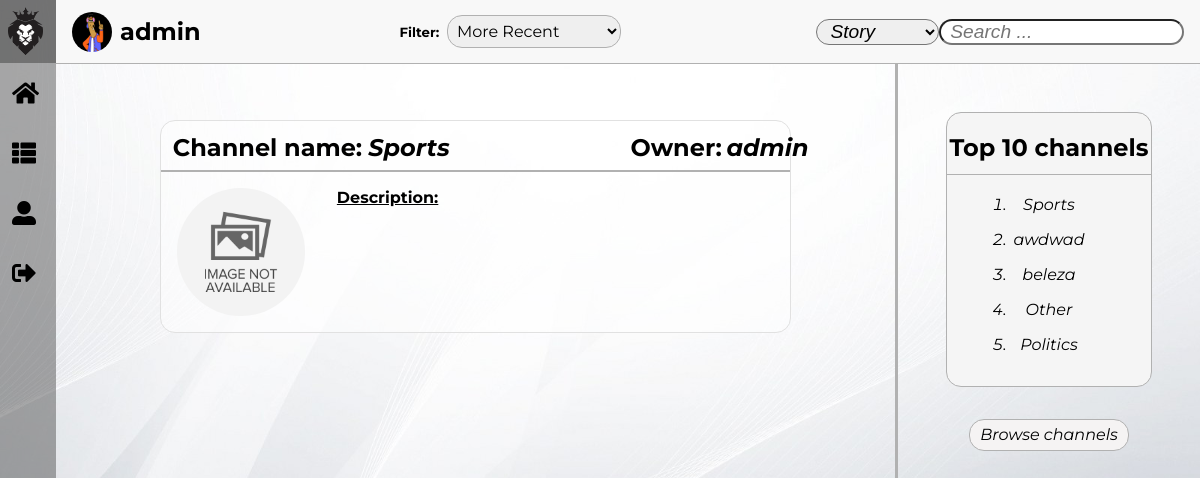
The page /pages/show_channels.php?username=jose&show=subscriptions (signed in) on the database as committed earlier.
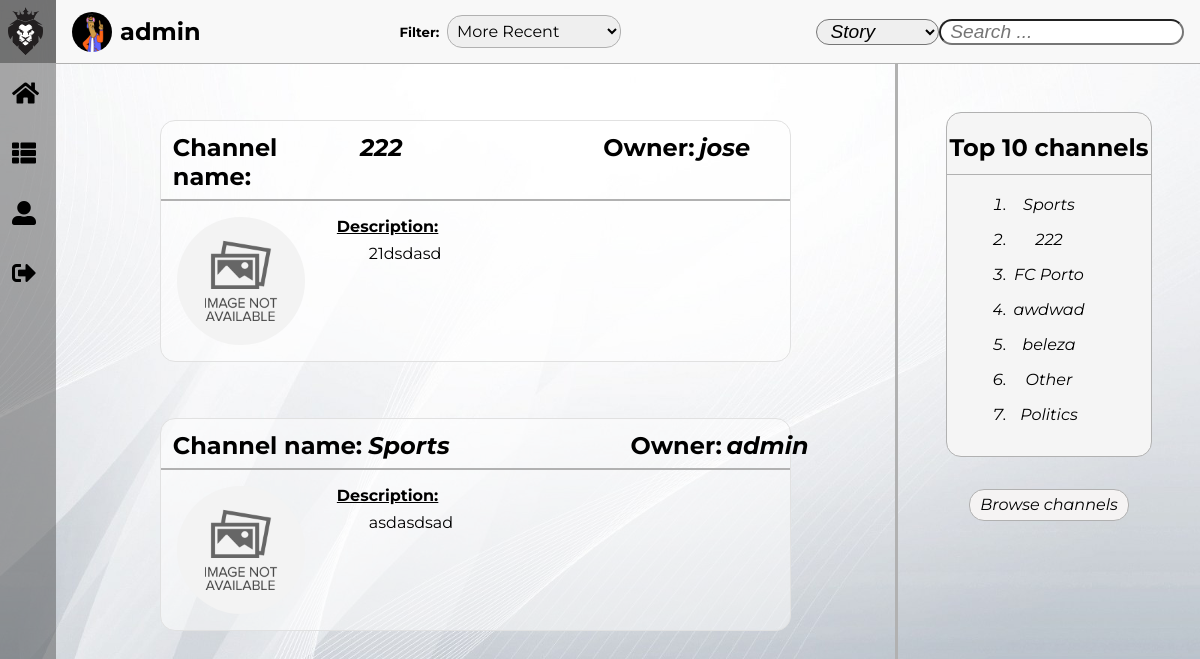
The same page on the database as committed later.
### tables this page shows
CREATE TABLE Subscription(
    username TEXT NOT NULL REFERENCES User(username),
    channelName TEXT NOT NULL REFERENCES Channel(name),
    CONSTRAINT Subscription PRIMARY KEY (username, channelName)
);

CREATE TABLE Channel(
    name TEXT NOT NULL PRIMARY KEY,
    owner TEXT NOT NULL REFERENCES User(username),
    description TEXT      
);

### pages/show_channels.php (called while the page is built, shortened)
<?php
    include_once('../includes/functions.php');
    include_once('../templates/tpl_common.php');
    include_once('../templates/tpl_show_channels.php');
    include_once('../templates/tpl_general_aside.php');
    include_once('../database/db_user.php');
    include_once('../database/db_channel.php');
    $username = isset($_GET['username']) ? htmlentities($_GET['username']) : $_SESSION['username'];
    $show = isset($_GET['show']) ? htmlentities($_GET['show']) : 'all';
    if($show === 'all') {
      $channels = get_all_channels();
    }
    else if($show === 'subscriptions'){
      $channels = get_user_subscriptions($username);
    }
    else {
      generate_error('Invalid show value !');
      die(header('Location: feed.php'));
    }
    $topChannels = get_top_channels();
    draw_channels_list(htmlentities_all($channels));
    draw_general_aside(htmlentities_all($topChannels), display_messages());
?>

### database/db_user.php (called while the page is built, shortened)
<?php
    include_once('../includes/functions.php');
    function get_user_subscriptions($username) {
      $db = Database::instance()->db();
      $stmt = $db->prepare('SELECT * FROM Subscription JOIN Channel ON Subscription.channelName = Channel.name WHERE username = ?');
      $stmt->execute(array($username));
      return $stmt->fetchAll();
    }
?>

### includes/functions.php (called while the page is built, shortened)
<?php function get_image($default, $directory, $folder, $element) {
    $image = $default;
    $extensions = ['jpg', 'png', 'gif'];
    for($index = 0; $index < count($extensions); $index++) {
        if(file_exists($directory . $element . '.' . $extensions[$index])) {
            $image = $folder . $element . '.' . $extensions[$index];
            break;
        }
    }
    return $image;
} ?>

### database/db_channel.php (called while the page is built, shortened)
<?php
  include_once('../includes/functions.php');
      function get_top_channels() {
        $db = Database::instance()->db();
        $stmt = $db->prepare('SELECT channelName, count(*) as followers FROM Subscription GROUP BY channelName
                        UNION SELECT name, 0 as followers FROM Channel WHERE name NOT IN (SELECT channelName FROM Subscription) GROUP BY name ORDER BY followers DESC LIMIT 10');
        $stmt->execute(array());
        return $stmt->fetchall();
      }
?>

### templates/tpl_show_channels.php (the view, shortened to what this page needs)
<?php function draw_channels_list($channels) { ?>
    <div id="masterChannels">
        <section id="channels">
            <form method="get" action="../pages/channel.php">
                <?php foreach($channels as $channel) { ?>
                    <article id="<?= $channel['name'] ?>" class="channelArticle">
                        <header id="channelHeader">
                            <div>
                                <div>
                                    <p>Channel name:</p><h1><?= $channel['name'] ?></h1>
                                </div>
                                <div>
                                    <p>Owner:</p><h1><a href="../pages/profile.php?username=<?= $channel['owner'] ?>"><?= $channel['owner'] ?></a></h1>
                                </div>
                            </div>
                            <div>
                                <img id="asideIMG" src="../resources/images/<?= get_image('default/defaultChannel.png', '../resources/images/channels/', 'channels/', sha1($channel['name'])) ?>" alt="Channel Image">
                                <div id="channelDescription">
                                    <h1>Description:</h1><p><?= $channel['description'] ?></p>
                                </div>
                            </div>
                        </header>
                    </article>
                <?php } ?>
            </form>
        </section>
    </div>
<?php } ?>

### templates/tpl_general_aside.php (shortened to what this page needs)
<?php function draw_general_aside($channels, $messages) { ?>
    <aside>
        <div>
            <h1>Top 10 channels</h1>
            <form method="get" action="../pages/channel.php">
                <ul>
                    <?php
                        foreach($channels as $channel) { ?>
                            <li id="<?= $channel['channelName'] ?>" class="asideChannelList"><?= $channel['channelName'] ?></li>
                        <?php }
                    ?>
                </ul>
            </form>
        </div>
        <form method="get" action="../pages/show_channels.php">
            <button id="browseChannels" type="submit">Browse channels</button>
        </form>
    </aside>
<?php } ?>

Rows that differ between the two databases and show on the page:
added subscription: channelName.name "222", channelName.owner "jose", channelName.description "21dsdasd"
changed through a linked row, subscription "Sports": channelName.description (not shown) → "asdasdsad"
Other text that changed with them:
new list line: "222"
new list line: "FC Porto"
